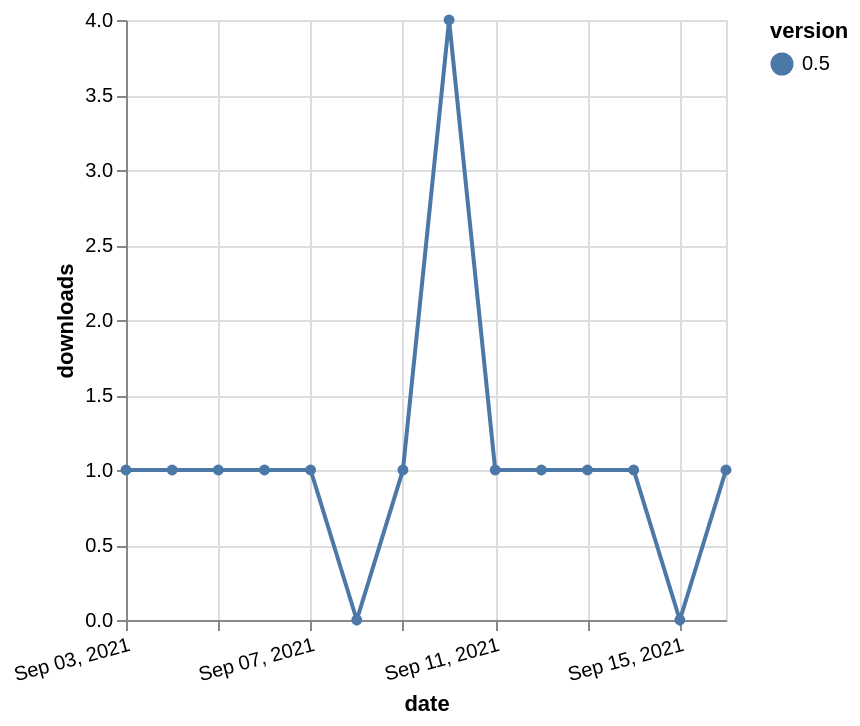

Describe this chart as a Vega-Lite specification.
### Vega-Lite specification from a JSON file in a GitHub repository (floating-point values rounded to 4 significant figures)
{"$schema": "https://vega.github.io/schema/vega-lite/v5.json", "description": "A simple bar chart with embedded data.", "data": {"values": [{"date": "2021-09-03", "total": 320, "delta": 1, "version": "0.5"}, {"date": "2021-09-04", "total": 321, "delta": 1, "version": "0.5"}, {"date": "2021-09-05", "total": 322, "delta": 1, "version": "0.5"}, {"date": "2021-09-06", "total": 323, "delta": 1, "version": "0.5"}, {"date": "2021-09-07", "total": 324, "delta": 1, "version": "0.5"}, {"date": "2021-09-08", "total": 324, "delta": 0, "version": "0.5"}, {"date": "2021-09-09", "total": 325, "delta": 1, "version": "0.5"}, {"date": "2021-09-10", "total": 329, "delta": 4, "version": "0.5"}, {"date": "2021-09-11", "total": 330, "delta": 1, "version": "0.5"}, {"date": "2021-09-12", "total": 331, "delta": 1, "version": "0.5"}, {"date": "2021-09-13", "total": 332, "delta": 1, "version": "0.5"}, {"date": "2021-09-14", "total": 333, "delta": 1, "version": "0.5"}, {"date": "2021-09-15", "total": 333, "delta": 0, "version": "0.5"}, {"date": "2021-09-16", "total": 334, "delta": 1, "version": "0.5"}]}, "width": "container", "mark": {"type": "line", "point": {"filled": true}}, "encoding": {"x": {"field": "date", "type": "temporal", "timeUnit": "yearmonthdate", "title": "date", "axis": {"labelAngle": -15}}, "y": {"field": "delta", "type": "quantitative", "title": "downloads"}, "color": {"field": "version", "type": "nominal"}, "tooltip": {"field": "delta"}}}
